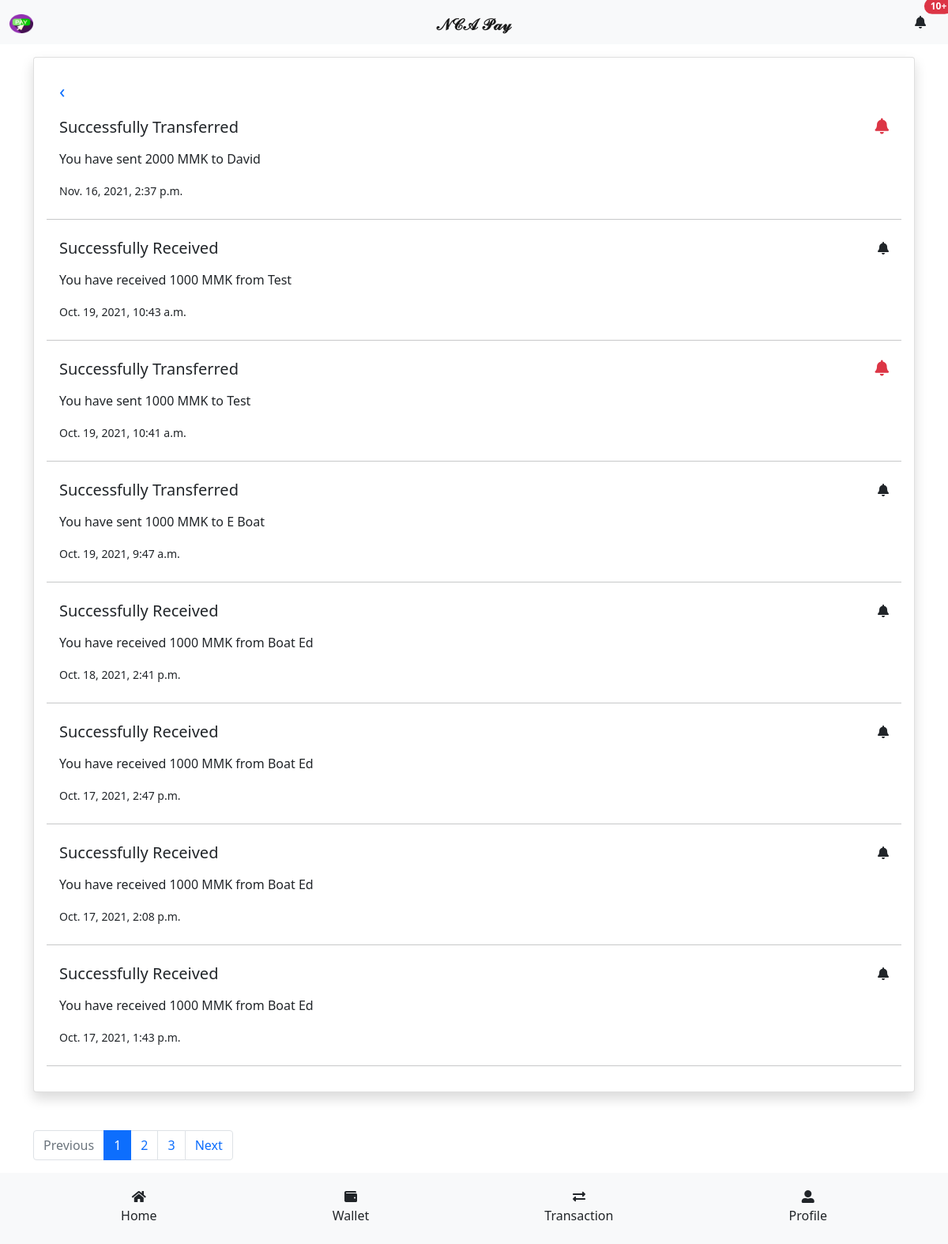
The app's page /notification/ (signed in) with its own data.
### users/models.py (models this page shows, shortened)
class User(AbstractUser):
    name = models.CharField(max_length=120,null=True)
    email = models.EmailField(unique=True,null=True)
    phone = models.CharField(unique=True,max_length=11,null=True)
    acc_num = models.CharField(max_length=25,blank=True,null=True)
    ip_address = models.CharField(max_length=100,null=True,blank=True)
    user_agent = models.CharField(max_length=120,null=True,blank=True)
    USERNAME_FIELD = 'phone'
    REQUIRED_FIELDS = []

### pay/models.py (models this page shows, shortened)
class Notification(models.Model):
    user = models.ForeignKey(User, on_delete=models.CASCADE)
    amount = models.PositiveIntegerField()
    transfer_type = models.CharField(choices=TRANSFER_TYPE,max_length=8,null=True)
    data = models.CharField(max_length=120)
    noti_type = models.CharField(choices=NOTI_TYPE,max_length=6,default='Unread',null=True)
    created = models.DateTimeField(auto_now_add=True)
    updated = models.DateTimeField(auto_now=True)
    class Meta:
        ordering = ['-created',]

### pay/views.py (the view)
# urls.py: path('notification/',views.notificationPage,name="noti"),
@login_required
def notificationPage(request):
    notis_list = Notification.objects.filter(user=request.user)
    page = request.GET.get('page',1)
    paginator = Paginator(notis_list, 8)
    try:
        notis = paginator.page(page)
    except PageNotAnInteger:
        notis = paginator.page(1)
    except EmptyPage:
        notis = paginator.page(paginator.num_pages)
    context = {
        'notis':notis
    }
    return render(request,'pay/notification.html',context)

### pay/templatetags/tags.py (called while the page is built)
@register.simple_tag
def unread_noti(request):
    user = request.user
    unread = user.notification_set.filter(noti_type="Unread")
    if unread.count() == 0:
        unread = 0
    else:
        unread = unread.count()
    return unread

### pay/templates/pay/notification.html
{% extends "base.html" %}
{% block content %}
<div class="container">
    <div class="card shadow p-3">
    <a  href="{% url 'home' %}" class="nav-link fs-4">&#8249;</a>
        {% for noti in notis %}
            <a class="nav-link text-dark" href="{% url 'noti-detail' noti.id %}">
                {% if noti.transfer_type == 'Expense' %}
                <div class="d-flex justify-content-between">
                    <h5>Successfully Transferred</h5>
                    <p><i class="fas fa-bell {% if noti.noti_type == 'Unread' %}fs-5 fw-bold text-danger{%endif%}"></i></p>
                </div>
                {% elif noti.transfer_type == "Income" %}
                <div class="d-flex justify-content-between">
                    <h5>Successfully Received</h5>
                    <p><i class="fas fa-bell {% if noti.noti_type == 'Unread' %}fs-5 fw-bold text-danger{%endif%}"></i></p>
                </div>
                {% else %}
                <div class="d-flex justify-content-between">
                    <h5>Updated Successfully</h5>
                    <p><i class="fas fa-bell {% if noti.noti_type == 'Unread' %}fs-5 fw-bold text-danger{%endif%}"></i></p>
                </div>
                {% endif%}
                <p>{{noti.data}}</p>
                <small>{{noti.created}}</small>
            </a>
                <hr>
        {% endfor %}
    </div>
    <br><br>
    {% if notis.has_other_pages %}
    <ul class="pagination">
        {% if notis.has_previous %}
        <li class="page-item">
            <a class="page-link" href="?page={{ notis.previous_page_number }}">Previous</a>
        </li>
        {% else %}
        <li class="page-item disabled">
            <a class="page-link">Previous</a>
        </li>
        {% endif %}
        {% for i in notis.paginator.page_range %}
        {% if notis.number == i %}
            <li class="page-item active" aria-current="page">
                <a class="page-link" href="{{i}}">{{ i }}</a>
            </li>
        {% else %}
            <li class="page-item"><a class="page-link" href="?page={{ i }}">{{ i }}</a></li>
        {% endif %}
        {% endfor %}
        {% if notis.has_next %}
        <li class="page-item">
        <a class="page-link" href="?page={{ notis.next_page_number }}">Next</a></li>
        {% else %}
        <li class="page-item disabled"><a class="page-link">Next</a></li>
        {% endif %}
    </ul>
    {% endif %}
</div>
{% endblock content %}

### templates/base.html (shortened to what this page needs)
{% load static %}
{% load tags%}
<!doctype html>
<html lang="en">
  <head>
    <link href="https://cdn.jsdelivr.net/npm/bootstrap@5.1.3/dist/css/bootstrap.min.css" rel="stylesheet">
<link rel="stylesheet" href="https://pro.fontawesome.com/releases/v5.10.0/css/all.css"/>
    <link href="{% static 'main.css' %}" rel="stylesheet">
  </head>
    <body>
    {% include "navbar.html" %}
    {% block content %}
    {% endblock content %}
    <footer class="footer bg-light">
    <div class="container bg-light">
        <div class="footer-container text-center">
            <div>
                <a href="{% url 'home' %}" class="nav-link text-dark">
                    <i class="fas fa-home"></i>
                    <p>Home</p>
                </a>
            </div>
            <div>
                <a href="{% url 'wallet' %}" class="nav-link text-dark">
                    <i class="fas fa-wallet"></i>
                    <p>Wallet</p>
                </a>
            </div>
            <div>
                <a href="{% url 'transactions' %}" class="nav-link text-dark">
                    <i class="fas fa-exchange-alt"></i>
                    <p>Transaction</p>
                </a>
            </div>
            <div>
                <a href="{% url 'profile' %}" class="nav-link text-dark">
                    <i class="fas fa-user-alt"></i>
                        <p>Profile</p>
                </a>
            </div>
        </div>
    </div>
</footer>
  </body>
</html>

### templates/navbar.html (shortened to what this page needs)
{% load tags %}
{% load static %}
<nav class="navbar navbar-bg-color mb-3 navbar-light bg-light">
        <div class="container-fluid">
            <a class="navbar-brand" href="{% url 'home'%}">
                <img src="{% static 'pay.png' %}" alt="" width="30" height="24">
            </a>
            <span class="navbar-brand mb-0 m-auto h1 fw-bold">𝒩𝒞𝒜 𝒫𝒶𝓎</span>
            <a href="{% url 'noti' %}" class="nav-link position-relative text-dark">
              <i class="fas fa-bell"></i>
              <span id="noti" class="position-absolute top-0 start-100 translate-middle badge rounded-pill bg-danger">
              {% unread_noti request %}+
              </span>
            </a>
        </div>
</nav>

### static/main.css (style rules this page uses)
html,body { height: 100%; }
body { display: flex; flex-direction: column; min-height: 100vh; }
.footer { flex-shrink: 0; margin-top: auto; }
.footer-container { display: flex; justify-content: space-around; padding-top: 10px; }

### records on screen
User: id "10"
Notification: transfer_type "Successfully Transferred", data "You have sent 2000 MMK to David", created "Nov. 16, 2021, 2:37 p.m."
Notification: transfer_type "Successfully Received", data "You have received 1000 MMK from Test", created "Oct. 19, 2021, 10:43 a.m."
Notification: transfer_type "Successfully Transferred", data "You have sent 1000 MMK to Test", created "Oct. 19, 2021, 10:41 a.m."
Notification: transfer_type "Successfully Transferred", data "You have sent 1000 MMK to E Boat", created "Oct. 19, 2021, 9:47 a.m."
Notification: transfer_type "Successfully Received", data "You have received 1000 MMK from Boat Ed", created "Oct. 18, 2021, 2:41 p.m."
Notification: transfer_type "Successfully Received", data "You have received 1000 MMK from Boat Ed", created "Oct. 17, 2021, 2:47 p.m."
Notification: transfer_type "Successfully Received", data "You have received 1000 MMK from Boat Ed", created "Oct. 17, 2021, 2:08 p.m."
Notification: transfer_type "Successfully Received", data "You have received 1000 MMK from Boat Ed", created "Oct. 17, 2021, 1:43 p.m."

### other values on screen
{{ i }} "1"
{{ i }} "2" "3"
